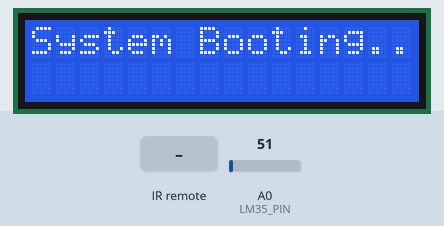
This sketch was run on a simulated Arduino Uno, built with avr-gcc and run on an emulated ATmega328P. Parts: 16×2 character LCD. Inputs (shaded band) come from the test bench; at power-on: A0 (LM35_PIN) = 51.

Above: at 0.1 s.
At 2.7 s:
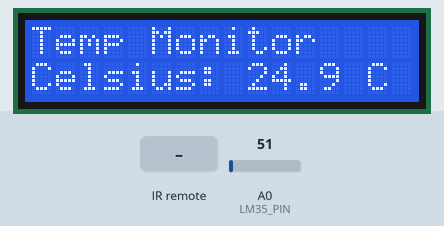
2.8 s: infrared code 0xBC43FF00 received
At 3.9 s:
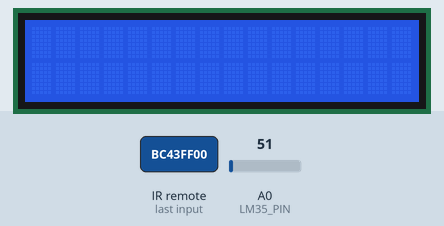
Timing chart, 0 to 5.8 s (numbered marks = the images above; inputs shaded):
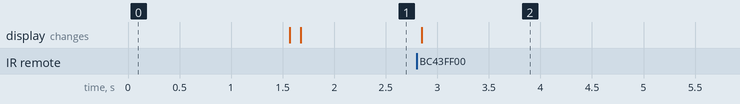

The sketch:

sketch_apr1a.ino
```cpp
/**
 * @file IR_Temp_Monitor.ino
 * @author Daniel Masud
 * @brief Remote-Controlled Temperature Monitor using LM35, IR Receiver, and 16x2 LCD.
 * @date 2026-04-01
 */

#include <IRremote.h>
#include <LiquidCrystal.h>

// --- Hardware Pin Definitions ---
// LCD Data Pins: RS, E, D4, D5, D6, D7
const int LCD_RS = 7;
const int LCD_E  = 12;
const int LCD_D4 = 11;
const int LCD_D5 = 10;
const int LCD_D6 = 9;
const int LCD_D7 = 8;

const int IR_RECV_PIN = 2;
const int LM35_PIN = A0;   // Analog input for temperature sensor

// --- IR Remote Codes ---
// The green button (Play/Pause) on the Car MP3 remote
const unsigned long CMD_POWER_TOGGLE = 0xBC43FF00;

// --- Global Objects & State Variables ---
LiquidCrystal lcd(LCD_RS, LCD_E, LCD_D4, LCD_D5, LCD_D6, LCD_D7);
bool isDisplayActive = true; // Tracks whether the screen should be on or off

// --- Function Prototypes ---
float readStableTemperature();

void setup() {
  // 1. Initialize LCD
  lcd.begin(16, 2);
  lcd.print("System Booting..");

  // 2. Initialize IR Receiver
  IrReceiver.begin(IR_RECV_PIN);

  delay(1500);
  lcd.clear();
}

void loop() {
  // 1. Check for incoming IR signals (Non-blocking mode)
  if (IrReceiver.decode()) {
    if (IrReceiver.decodedIRData.decodedRawData == CMD_POWER_TOGGLE) {
      isDisplayActive = !isDisplayActive; // Toggle display state

      if (!isDisplayActive) {
        lcd.clear(); // Clear the screen immediately when turning off
      }
    }
    IrReceiver.resume(); // Flush buffer, ready to receive the next signal
  }

  // 2. Read sensor and update display (only if system is active)
  if (isDisplayActive) {
    float tempCelsius = readStableTemperature();

    lcd.setCursor(0, 0);
    lcd.print("Temp Monitor    "); // Trailing spaces clear leftover characters

    lcd.setCursor(0, 1);
    lcd.print("Celsius: ");
    lcd.print(tempCelsius, 1);     // Print with 1 decimal place accuracy
    lcd.print(" C  ");
  }

  // Small delay for main loop stability and to prevent LCD flickering
  delay(150);
}

/**
 * @brief Reads the LM35 sensor multiple times and averages the result
 * to filter out noise and provide a stable reading.
 * @return float Temperature in degrees Celsius
 */
float readStableTemperature() {
  float sumVoltage = 0;
  const int numSamples = 10;

  for (int i = 0; i < numSamples; i++) {
    int rawADC = analogRead(LM35_PIN);

    // Convert 10-bit ADC value (0-1023) to Voltage (0-5.0V)
    float voltage = rawADC * (5.0 / 1023.0);
    sumVoltage += voltage;
    delay(10); // Short delay between samples to let the ADC settle
  }

  float avgVoltage = sumVoltage / numSamples;

  // The LM35 outputs 10mV per degree Celsius (0.01V = 1C)
  // Therefore, Temperature = Voltage / 0.01 = Voltage * 100.0
  return avgVoltage * 100.0;
}
```

Measured:
- after the input at 2.8 s, the display: changes after 0.05 s (image 2)
